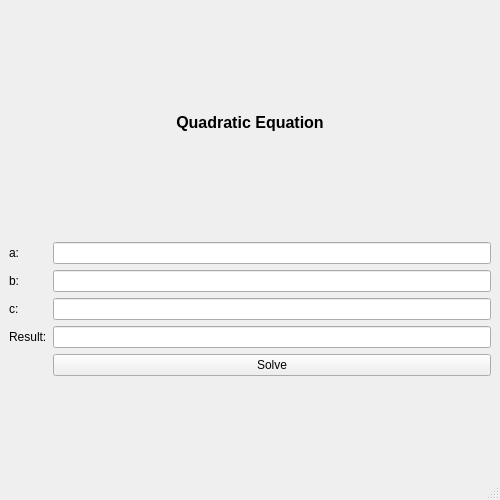
<?xml version="1.0" encoding="UTF-8"?>
<ui version="4.0">
 <class>MainWindow</class>
 <widget class="QMainWindow" name="MainWindow">
  <property name="geometry">
   <rect>
    <x>0</x>
    <y>0</y>
    <width>500</width>
    <height>500</height>
   </rect>
  </property>
  <property name="sizePolicy">
   <sizepolicy hsizetype="Preferred" vsizetype="Preferred">
    <horstretch>0</horstretch>
    <verstretch>0</verstretch>
   </sizepolicy>
  </property>
  <property name="minimumSize">
   <size>
    <width>500</width>
    <height>500</height>
   </size>
  </property>
  <property name="maximumSize">
   <size>
    <width>500</width>
    <height>500</height>
   </size>
  </property>
  <property name="windowTitle">
   <string>MainWindow</string>
  </property>
  <widget class="QWidget" name="centralwidget">
   <layout class="QVBoxLayout" name="verticalLayout_2">
    <item>
     <layout class="QVBoxLayout" name="verticalLayout">
      <item>
       <widget class="QLabel" name="label">
        <property name="font">
         <font>
          <pointsize>12</pointsize>
          <weight>75</weight>
          <bold>true</bold>
         </font>
        </property>
        <property name="text">
         <string>Quadratic Equation</string>
        </property>
        <property name="alignment">
         <set>Qt::AlignCenter</set>
        </property>
       </widget>
      </item>
     </layout>
    </item>
    <item>
     <layout class="QFormLayout" name="formLayout">
      <item row="0" column="0">
       <widget class="QLabel" name="aLabel">
        <property name="text">
         <string>a:</string>
        </property>
       </widget>
      </item>
      <item row="0" column="1">
       <widget class="QLineEdit" name="aLineEdit"/>
      </item>
      <item row="1" column="0">
       <widget class="QLabel" name="bLabel">
        <property name="text">
         <string>b: </string>
        </property>
       </widget>
      </item>
      <item row="1" column="1">
       <widget class="QLineEdit" name="bLineEdit"/>
      </item>
      <item row="2" column="0">
       <widget class="QLabel" name="cLabel">
        <property name="text">
         <string>c: </string>
        </property>
       </widget>
      </item>
      <item row="2" column="1">
       <widget class="QLineEdit" name="cLineEdit"/>
      </item>
      <item row="3" column="0">
       <widget class="QLabel" name="resultLabel">
        <property name="text">
         <string>Result:</string>
        </property>
       </widget>
      </item>
      <item row="3" column="1">
       <widget class="QLineEdit" name="resultLineEdit"/>
      </item>
      <item row="4" column="1">
       <widget class="QPushButton" name="pushButton">
        <property name="text">
         <string>Solve</string>
        </property>
       </widget>
      </item>
     </layout>
    </item>
   </layout>
  </widget>
  <widget class="QMenuBar" name="menubar">
   <property name="geometry">
    <rect>
     <x>0</x>
     <y>0</y>
     <width>500</width>
     <height>26</height>
    </rect>
   </property>
  </widget>
  <widget class="QStatusBar" name="statusbar"/>
 </widget>
 <resources/>
 <connections/>
</ui>
